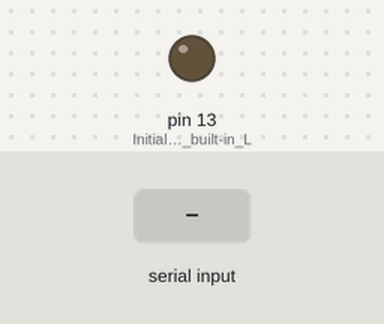
Recording of a sketch running on a simulated Arduino Uno, built with avr-gcc and run on an emulated ATmega328P. Parts: output pins drawn as LEDs (lit = HIGH). The test bench sets the inputs (shaded band).

Above: at 1.2 s.
1.3 s: "A" received over Serial
At 3.5 s:
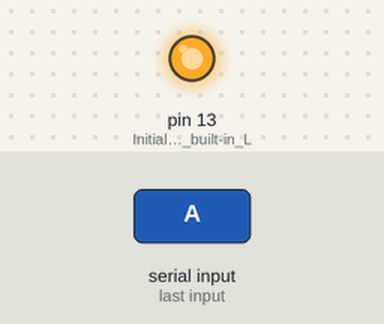
3.8 s: "a" received over Serial
At 5.5 s:
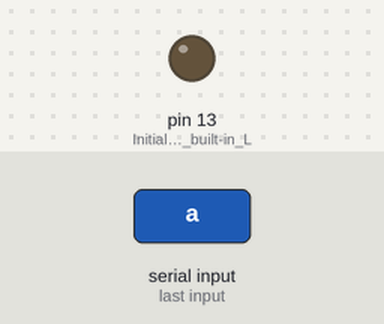
Timing chart, 0 to 7.0 s (numbered marks = the images above; inputs shaded):
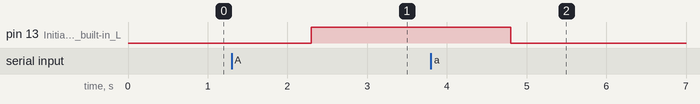

Measured:
- after the input at 1.3 s, pin 13 (Initialize_the_built-in_L): LOW → HIGH after 1.0 s
- after the input at 3.8 s, pin 13 (Initialize_the_built-in_L): HIGH → LOW after 1.0 s

The sketch:

_version1_GUI.ino
```cpp
String data;
char d1;

void setup() {
  // put your setup code here, to run once:
  Serial.begin(9600);
  pinMode(LED_BUILTIN, OUTPUT); // Initialize the built-in LED pin as an output (NodeMCU uses LED_BUILTIN constant)
}

void loop() {
  // put your main code here, to run repeatedly:
  if (Serial.available()) {
    data = Serial.readString();
    d1 = data.charAt(0);
    if (d1 == 'A') {
      digitalWrite(LED_BUILTIN, HIGH); // Turn on the built-in LED
    } else if (d1 == 'a') {
      digitalWrite(LED_BUILTIN, LOW); // Turn off the built-in LED
    }
  }
}


// String data;
// char d1;
// void setup() {
//   // put your setup code here, to run once:
//   Serial.begin(9600 );
//   pinMode(13, OUTPUT);  // Initialize the LED_BUILTIN pin as an output

// }

// void loop() {
//   // put your main code here, to run repeatedly:
//   if (Serial.available()){
//     data = Serial.readString();
//     d1 = data.charAt(0);
//     if (d1=='A'){
//       digitalWrite(13, HIGH);
//     }
//     else if (d1 == 'a'){
//       digitalWrite(13, LOW);
//     }
//   }

// }
```
